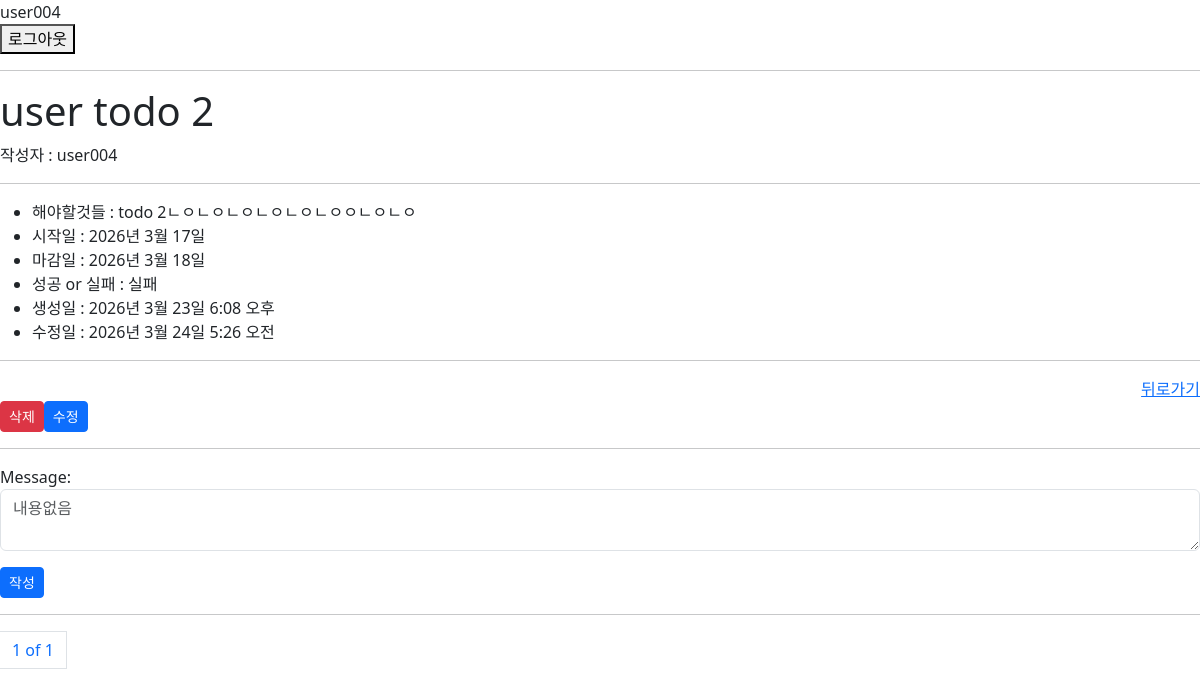
The app's page /todo/CBV/904/ (signed in), older data.
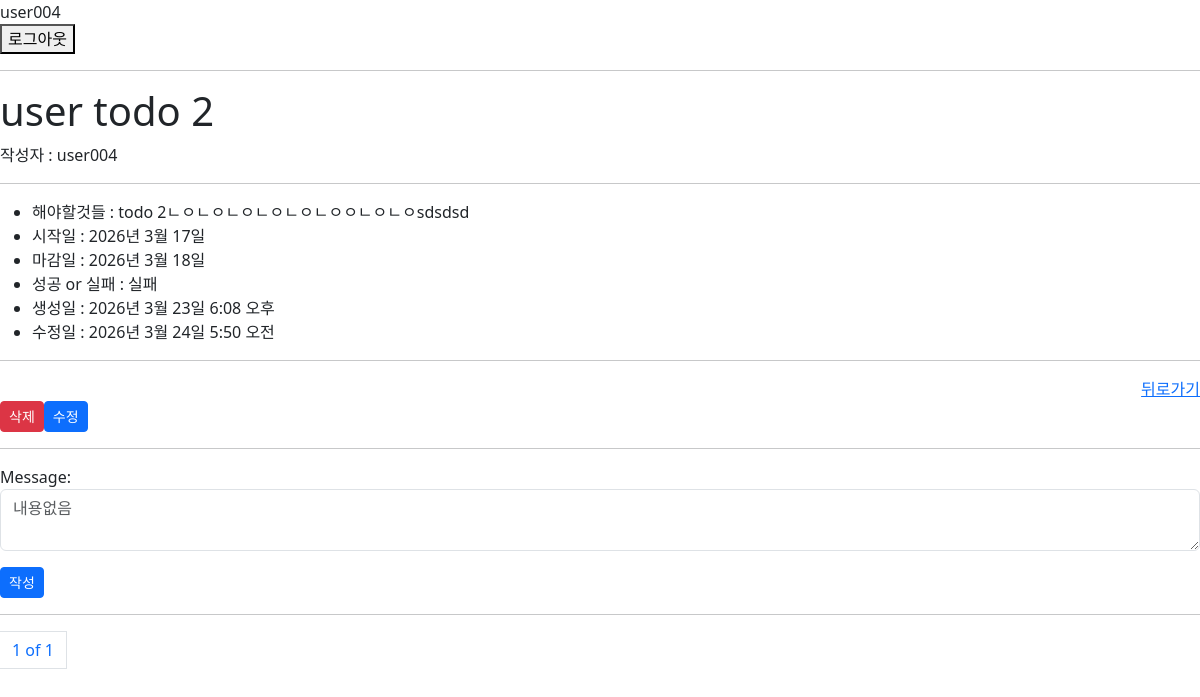
The same page, newer data.
### todo/models.py (models this page shows, shortened)
class Todo(models.Model):
    author = models.ForeignKey(User,on_delete=models.CASCADE)
    title = models.CharField(max_length=200)
    description = models.TextField()
    start_date = models.DateField(default=datetime.now)
    end_date = models.DateField(default=datetime.now)
    is_completed = models.BooleanField(default=False)
    create_at = models.DateTimeField(auto_now_add=True)
    modified_at = models.DateTimeField(auto_now=True)
    completed_image = models.ImageField(null=True, blank=True,upload_to='day_2/media/images/%Y/%m/%d')
    thumbnail = models.ImageField(null=True, blank=True,upload_to='day_2/media/images/%Y/%m/%d')
    class Meta:
        verbose_name = "할일"
        verbose_name_plural = "할일 목록"

### todo/cb_views.py (the view, shortened to what this page needs)
# urls.py: path('CBV/<int:pk>/', cb_views.TodoDetailView.as_view(), name='todo_detail'),
class TodoDetailView(LoginRequiredMixin,DetailView):
    model = Todo
    template_name= 'todo/todo_detail.html'
    def get_queryset(self):
        return super().get_queryset().filter(pk=self.kwargs['pk']).prefetch_related('comments','comments__user')
    def get_object(self, queryset=None):
        self.object = super().get_object(queryset)
        if self.object.author != self.request.user:
            if not self.request.user.is_superuser:
                raise Http404
        return self.object
    def get_context_data(self, **kwargs):
        context = super().get_context_data(**kwargs)
        paginator = Paginator(self.object.comments.all(),20)
        page = self.request.GET.get('page')
        page_obj = paginator.get_page(page)
        context.update({
            "page_obj":page_obj,
            "comment_form":CommentForm(),
            "todo" : self.object.__dict__,
        })
        return context

### todo/forms.py
class CommentForm(forms.ModelForm):
    class Meta:
        model=Comment
        fields=('message',)
        widgets={
            'message': forms.Textarea(
                attrs={'class': "form-control",
                       'rows':2,
                       "cols":70,
                       "placeholder":'내용없음',
                       })
        }
        label = {"message":"내용"}

### templates/todo/todo_detail.html (shortened to what this page needs)
{% extends 'base.html' %}
{% block content %}
    {% if not object %}
        <h2>{{ msg }}</h2>
    {% else %}
        <h1>{{ object.title }}</h1>
        <p>작성자 : {{ request.user.username }}</p>
        <hr>
        <ul>
            <li>해야할것들 : {{ object.description }}</li>
            <li>시작일 : {{ object.start_date }}</li>
            <li>마감일 : {{ object.end_date }}</li>
            {% if object.is_completed %}
                <li> 성공 or 실패 : 성공</li>
            {% else %}
                <li>성공 or 실패 : 실패</li>
            {% endif %}
            <li>생성일 : {{ object.create_at }}</li>
            <li>수정일 : {{ object.modified_at }}</li>
        </ul>
        <hr>
        <div>
            <div class="d-flex justify-content-end">
                <a href="{% url 'todo_list' %}">뒤로가기</a>
            </div>
            <div class="d-inline-flex justify-content-start">
                <form id="delete_form" method="POST" action="{% url 'todo_delete' object.pk %}">
                    <button class="btn btn-sm btn-danger" type="button" id="delete_btn">삭제</button>
                </form>
                <form method="GET" action="{% url 'todo_update' object.pk %}">
                    <button class="btn btn-sm btn-primary">수정</button>
                </form>
            </div>
        </div>
    {% endif %}
    <hr>
    <div>
        <form method="POST" action="{% url 'comment_create' object.pk %}">
            {{ comment_form.as_p }}
            <button class="btn btn-sm btn-primary">작성</button>
        </form>
    </div>
    <hr>
    <div id="pagination">
        {% include 'pagination.html' with fragment='pagination' %}
    </div>
{% endblock %}

### templates/base.html (shortened to what this page needs)
{% load static %}
<!doctype html>
<html lang="en">
<head>
    <link href="{% static 'bootstrap-5.3.8-dist/css/bootstrap.css' %}" rel="stylesheet">
</head>
<body>
    <nav>
        {% if not request.user.is_authenticated %}
            <div>
                <a href="{% url 'login' %}">로그인</a>
                <a href="{% url 'sign_up' %}">회원가입</a>
                <hr>
            </div>
        {% else %}
            <div>{{ request.user.username }}
                <form method="POST" action="{% url 'logout' %}">
                    <button>로그아웃</button>
                </form>
            </div>
            <hr>
        {% block content %}
        {% endblock %}
        {% endif %}
    </nav>
</body>
</html>

### templates/pagination.html (shortened to what this page needs)
<ul class="pagination">
    <li class="page-item">
        <a class="page-link" href="?page={{ page_obj.number }}&q={% if request.GET.q %}{{ request.GET.q }}{% endif %}{% if fragment %}#{{ fragment }}{% endif %}">{{ page_obj.number }} of {{ page_obj.paginator.num_pages }}</a>
    </li>
</ul>

Row changes from the older to the newer data that the page shows:
changed Todo "user todo 2": description "todo 2ㄴㅇㄴㅇㄴㅇㄴㅇㄴㅇㄴㅇㅇㄴㅇㄴㅇ" → "todo 2ㄴㅇㄴㅇㄴㅇㄴㅇㄴㅇㄴㅇㅇㄴㅇㄴㅇsdsdsd"; modified_at "2026년 3월 24일 5:26 오전" → "2026년 3월 24일 5:50 오전"
